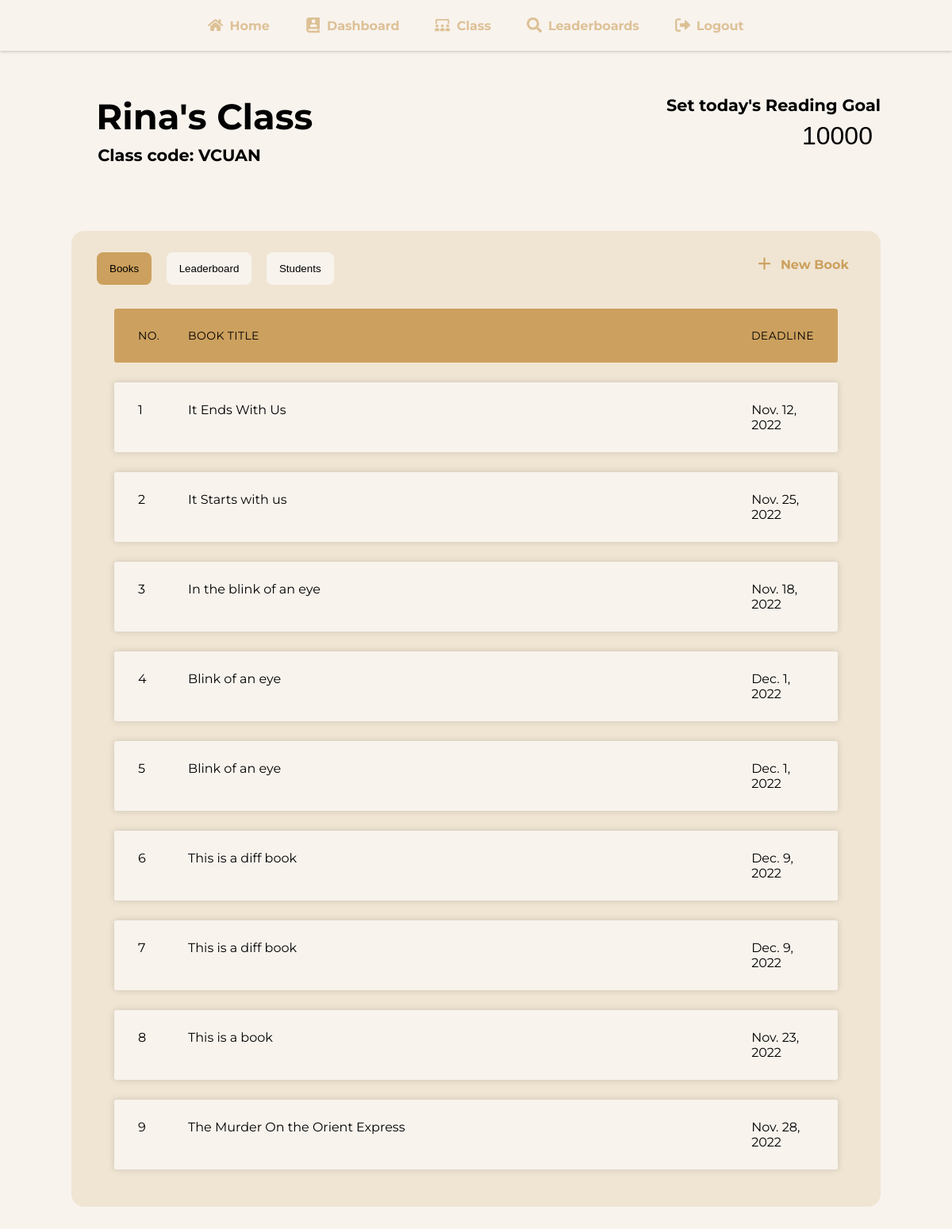
Screenshot of /dashboard/teacher (signed in) with the database file from the repository.
### main/models.py (models this page shows, shortened)
class clas(models.Model):
    teacher = models.OneToOneField(teacher, on_delete=models.CASCADE)
    name = models.CharField(null=True,max_length=40)
    code = models.CharField(default= shortuuid.ShortUUID().random(length=5).upper(), editable=True, max_length=5)
    students = models.ManyToManyField(User, null=True)
    goal = models.IntegerField(default=10000)
    avg = models.DecimalField(null=True,max_digits=19,decimal_places=2)

class ebook(models.Model):
    clas = models.ForeignKey(clas, on_delete=models.CASCADE)
    name = models.CharField(max_length=40)
    deadline = models.DateField()
    students = models.ManyToManyField(User, null=True)
    book = models.FileField()
    cover = models.FileField(null=True)
    words = models.IntegerField(null=True)
    avg = models.IntegerField(null=True)
    description = models.TextField(max_length=300, null=True)

### main/views.py (the view)
# urls.py: path('dashboard/teacher',views.dashboardT),
def dashboardT(request):
    if not request.user.is_authenticated:
        return redirect('/login')
    user = User.objects.get(id=request.user.id)
    if not teacher.objects.filter(user=user):
        return redirect('/dashboard')
    teach = teacher.objects.get(user=user)
    classs = clas.objects.get(teacher=teach)
    books = ebook.objects.filter(clas=classs)
    lead = profile.objects.filter(clas=classs).order_by('-score')
    profs = profile.objects.filter(clas=classs).order_by('user')
    return render(request,'dashboardt.html',{'class':classs,'books':books, 'lead':lead,'profs':profs, 'goal':classs.goal})

### main/templates/dashboardt.html (shortened to what this page needs)
{% load static %}
<!DOCTYPE html>
<html lang="en">
<head>
    <link rel="stylesheet" href="{% static 'class.css' %}">
</head>
<body>
    <nav class="desk">
        <ul>
            <li>
                <a href="/" class="NavBtn">
                    <div class="NavDiv">
                    Home
                </div>
            </a>
            </li>
            <li>
                <a href="/dashboard" class="NavBtn">
                    <div class="NavDiv">
                      Dashboard
                </div>
            </a>
            </li>
            <li>
                <a href="/class" class="NavBtn">
           <div class="NavDiv">
            Class
        </div>
    </a>
        </li>
                    <li>
                <a href="/leaderboards" class="NavBtn">
           <div class="NavDiv">
            Leaderboards
        </div>
    </a>
        </li>
        <li>
        <a class="NavBtn"  href="/logout">
            <div class="NavDiv">
            Logout
            </div>
        </a>
        </li>
        </ul>
    </nav>
    <div class="wrap">
    <div class="gead">
      <div>
    <h1 class="headTitle">{{class.name}}</h1>
    <h3 class="codeTitle">Class code: {{class.code}}</h3>
  </div>
  <form action="/request/goal" method="POST">
      <h3 class="codeTitle" style="margin: 0 auto 0 0; text-align: right;">Set today's Reading Goal</h3>
      <input type="text" value="{{goal}}" name="goal" style="margin-left: 37%; margin-right: auto; width: 5em; text-align: right; font-size: 2em; background: none; border: none; padding-top: 0.25em;">
    </form>
    </div>
    <div style="display: flex; width:100%;justify-content:center;align-items:center;">
    <div class="topBG">
        <div class="tabWrap">
        <div class="tab">
            <button id="glob" class="tablinks" onclick="openCity(event, 'books')">Books</button>
            <button class="tablinks" onclick="openCity(event, 'leaderboard')">Leaderboard</button>
            <button class="tablinks" onclick="openCity(event, 'studs')">Students</button>
          </div>
          <a href="/class/send" class="add">
            <i class="material-symbols-outlined">add</i>
            New Book</a>
        </div>
        <div id="books"  class="tabcontent">
        <div class="container">
            <ul class="responsive-table">
              <li class="table-header">
                <div class="col col-1">No.</div>
                <div class="col col-2">Book Title</div>
                <div class="col col-3">Deadline</div>
              </li>
              {% for x in books %}
              <a href="/class/book/{{x.id}}" style="text-decoration: none;color:black;">
              <li class="table-row">
                <div class="col col-1" data-label="No.">{{forloop.counter}}</div>
                <div class="col col-2" data-label="Book Title">{{x.name}}</div>
                <div class="col col-3" data-label="Deadline">{{x.deadline}}</div>
              </li>
            </a>
              {% endfor %}
            </ul>
          </div>
        </div>
    </div>
  </div>
</body>
</html>

### main/static/class.css (style rules this page uses)
body { background-color: #f8f3ed; font-family: "Montserrat"; width: 100%; height: 100%; }
* { padding: 0; margin: 0; }
nav { background-color: #f8f3ed; width: 100%; height: 8vh; box-shadow: rgba(0, 0, 0, 0.14) 0px 2px 3px; display: grid; justify-content: center; align-items: center; }
nav ul { display: flex; justify-content: space-evenly; width: 60vw; }
nav ul li { list-style: none; }
.NavBtn { color: #cca05e; vertical-align: middle; text-decoration: none; }
.NavDiv { padding: 0.7em 1.4em; font-weight: bold; display: flex; border-radius: 10em; align-items: center; transition-duration: 0.2s; opacity: 0.6; }
.BtnIcon { aspect-ratio: 1; padding-right: 0.5em; width: 1.2em; height: 1.2em; }
.container { padding-top: 1.5em; max-width: 100%; margin-left: auto; margin-right: auto; padding-left: 10px; padding-right: 10px; }
.responsive-table li { border-radius: 3px; padding: 25px 30px; display: flex; justify-content: space-between; margin-bottom: 25px; transition-duration: 0.3s; }
.responsive-table .table-header { background-color: #cca05e; font-size: 14px; text-transform: uppercase; letter-spacing: 0.03em; }
.responsive-table .table-row { background-color: #f8f3ed; box-shadow: 0px 0px 9px 0px rgba(0, 0, 0, 0.15); }
.responsive-table .col-1 { flex-basis: 8%; }
.responsive-table .col-2 { flex-basis: 90%; }
.responsive-table .col-3 { flex-basis: 10%; }
.topBG { width: 100%; margin-bottom: 3.5em; border-radius: 1em; background-color: #f0e5d3; padding: 1em 2em; overflow-y: hidden; }
.gead { display: flex; justify-content: space-between; }
.headTitle { font-size: 2.8em; font-weight: bold; margin-left: 0.7em; margin-bottom: 0.2em; }
.codeTitle { margin-bottom: 1em; font-size: 1.3em; margin-bottom: 4em; margin-left: 1.6em; }
.wrap { width: 85%; margin: 3.5em auto 0 auto; }
.tabWrap { display: flex; justify-content: space-between; align-items: center; }
.add { text-decoration: none; color: #cca05e; font-weight: bold; display: flex; align-items: center; padding: 0.3em 0.5em; border-radius: 0.45em; transition: 0.6s; }
.add i { font-size: 1.6em; margin-right: 0.3em; }
.tab { margin-top: 0.7em; overflow: hidden; }
.tab button { background-color: #f8f3ed; border-radius: 0.6em; margin-right: 1.4em; float: left; border: none; outline: none; cursor: pointer; padding: 13px 16px; transition: 0.3s; }
.tab button.active { background-color: #cca05e; }
.tabcontent { display: none; padding: 6px 12px; }
* { margin: 0; padding: 0; }

### rows the page displays
clas: name "Rina's Class", code "VCUAN"
ebook: name "It Ends With Us", deadline "Nov. 12, 2022"
ebook: name "It Starts with us", deadline "Nov. 25, 2022"
ebook: name "In the blink of an eye", deadline "Nov. 18, 2022"
ebook: name "Blink of an eye", deadline "Dec. 1, 2022"
ebook: name "Blink of an eye", deadline "Dec. 1, 2022"
ebook: name "This is a diff book", deadline "Dec. 9, 2022"
ebook: name "This is a diff book", deadline "Dec. 9, 2022"
ebook: name "This is a book", deadline "Nov. 23, 2022"
ebook: name "The Murder On the Orient Express", deadline "Nov. 28, 2022"
